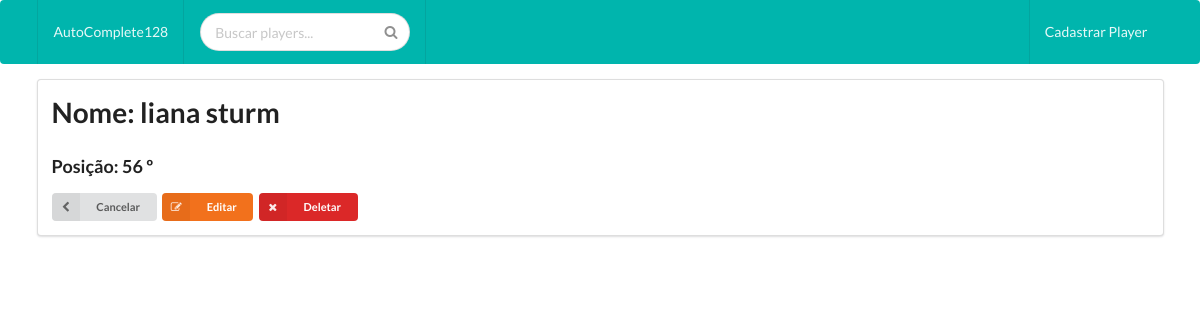
Page /player/13/detail on the earlier database version.
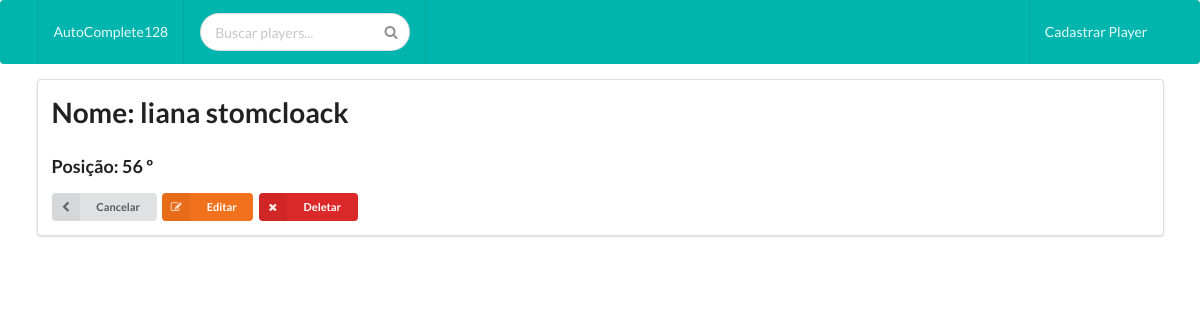
Same page on the later database version.
### app/models.py (models this page shows, shortened)
class Player(models.Model):
    name = models.CharField(max_length=100, blank=False, null=False)
    rank_position = models.IntegerField(blank=False, null=False)
    class Meta:
        ordering = ['-rank_position']

### app/views.py (the view)
# urls.py: url(r'player/(?P<pk>[0-9]+)/detail$', PlayerDetail.as_view(), name='player_detail'),
class PlayerDetail(DetailView):
  context_object_name = 'player'
  queryset = Player.objects.all()

### app/templates/app/player_detail.html
{% extends 'app/shared/base.html' %}
{% block content%}
  <div class="ui segment">
    <h1 >Nome: {{ player.name }}</h1>
    <h3 class="description">Posição: {{ player.rank_position }} º</h3>
    <a href="/" class="ui labeled icon mini button gray">
      <i class="icon chevron left"></i>
      Cancelar
    </a>
    <a href="{% url 'app:player_update' player.id %}" class="ui labeled icon mini button orange">
      <i class="icon edit"></i>
      Editar
    </a>
    <a href="{% url 'app:player_delete' player.id %}" class="ui labeled icon mini button red">
      <i class="icon remove"></i>
      Deletar
    </a>
  </div>
{% endblock content %}

Differences in the rows shown:
changed Player: name "liana sturm" → "liana stomcloack"
